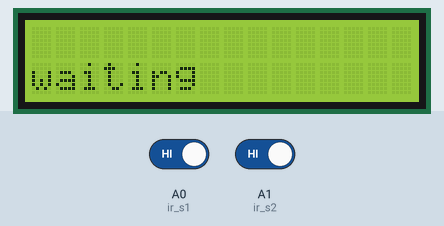
The sketch below on a simulated Arduino Uno, built with avr-gcc and run on an emulated ATmega328P. Parts: 16×2 character LCD. Inputs (shaded band) come from the test bench; at power-on: A0 (ir_s1) HIGH, A1 (ir_s2) HIGH.

Above: at 3.2 s.
3.3 s: A0 (ir_s1) driven LOW
At 4.3 s:
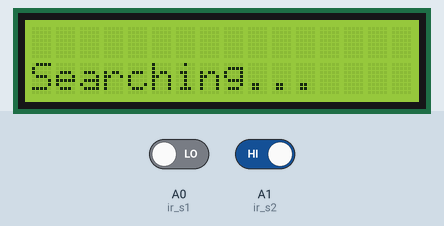
4.8 s: A1 (ir_s2) driven LOW
At 5.7 s:
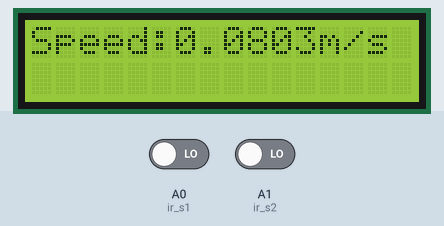
6.3 s: A0 (ir_s1) driven HIGH
At 8.6 s:
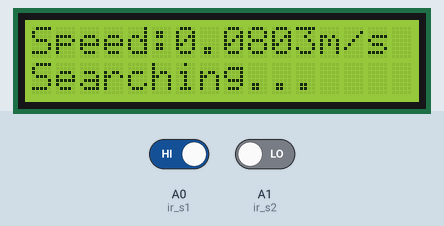
9.3 s: A0 (ir_s1) driven LOW
At 10.5 s:
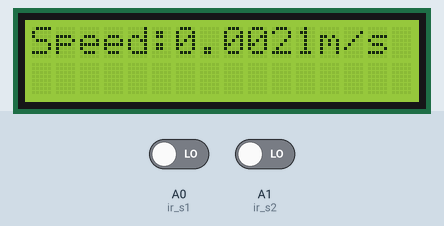
10.8 s: A1 (ir_s2) driven HIGH
At 13.5 s:
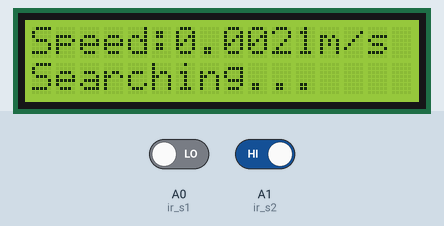
13.8 s: A1 (ir_s2) driven LOW
At 45.2 s:
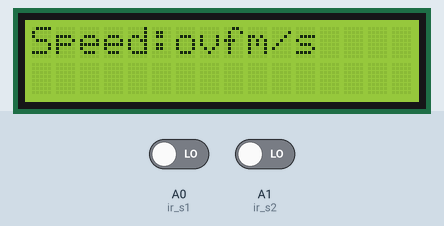
Timing chart, 0 to 45.5 s (numbered marks = the images above; inputs shaded):
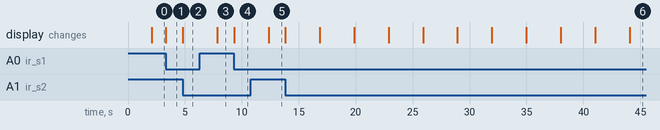

Measured:
- after the input at 3.3 s, the display: changes at once (image 1)
- after the input at 4.8 s, the display: changes at once (image 2)
- after the input at 6.3 s, the display: changes after 1.5 s (image 3)
- after the input at 9.3 s, the display: changes at once (image 4)
- after the input at 10.8 s, the display: changes after 1.6 s (image 5)
- after the input at 13.8 s, the display: first changes at once (image 6 shows a later state)

The sketch:

speed_basic.ino
```cpp
#include <LiquidCrystal_I2C.h>

LiquidCrystal_I2C lcd(0x27, 16, 2);

int timer1;
int timer2;

float Time;

int tracker1 = 0;
int tracker2 = 0;

float distance = 4.75;
float speed;

int ir_s1 = A0;
int ir_s2 = A1;


void setup(){
  Serial.begin(9600);
  pinMode(ir_s1, INPUT);
  pinMode(ir_s2, INPUT);


  lcd.init();
  lcd.backlight();
  lcd.setCursor(0,0);
//  2

  delay(2000);
  lcd.clear();
}

void loop() {
if(digitalRead (ir_s1) == LOW && tracker1==0){timer1 = millis(); tracker1=1;}

if(digitalRead (ir_s2) == LOW && tracker2==0){timer2 = millis(); tracker2=1;}

if (tracker1==1 && tracker2==1){
     if(timer1 > timer2){Time = timer1 - timer2;}
else if(timer2 > timer1){Time = timer2 - timer1;}
 distance = distance*0.0254;
 Time=Time/1000;//convert millisecond to second
 speed=(distance/Time);//v=d/t


}

if(speed==0){
lcd.setCursor(0, 1);
if(tracker1==0 && tracker2==0){lcd.print("waiting");}
                    else{lcd.print("Searching...    ");}
}
else{
    lcd.clear();
    lcd.setCursor(0, 0);
    lcd.print("Speed:");
    lcd.print(speed,4);
    lcd.print("m/s  ");
    lcd.setCursor(0, 1);


    delay(3000);


    speed = 0;
    tracker1 = 0;
    tracker2 = 0;
 }
}
```
